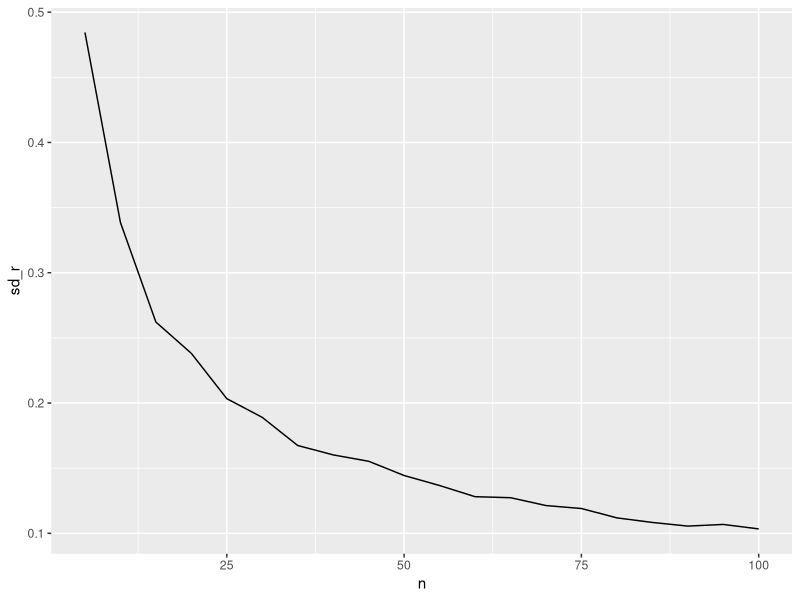

Generate this figure with R:
## ---- chunk 1
library(dplyr)
library(ggplot2)

tidyr::crossing(
  n = seq(5, 100, 5),
  k = 1:1000
) %>% 
  rowwise() %>% 
  mutate(r = cor(rnorm(n), rnorm(n))) %>% 
  group_by(n) %>% 
  summarise(sd_r = sd(r)) %>% 
  ggplot(aes(n , sd_r)) +
  geom_line()
